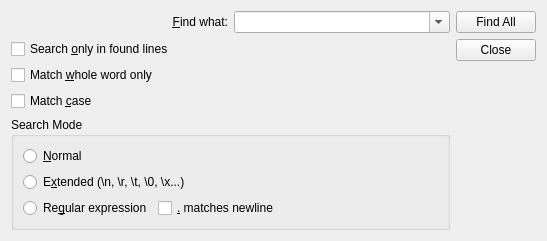
<?xml version="1.0" encoding="UTF-8"?>
<ui version="4.0">
 <class>FindinfinderDlg</class>
 <widget class="QDialog" name="FindinfinderDlg">
  <property name="geometry"><rect><x>0</x><y>0</y><width>547</width><height>201</height></rect></property>
  <property name="windowTitle"><string>Find in search results</string></property>
  <layout class="QHBoxLayout" name="layout1">
   <item>
    <layout class="QVBoxLayout" name="layout2">
     <item>
      <layout class="QHBoxLayout" name="layout3">
       <item>
        <widget class="QLabel" name="findwhatStaticFifolder">
         <property name="nppId" stdset="0"><number>1711</number></property>
         <property name="text"><string>&amp;Find what:</string></property>
         <property name="alignment"><set>Qt::AlignRight|Qt::AlignVCenter</set></property>
         <property name="buddy"><cstring>findwhatFifolder</cstring></property>
        </widget>
       </item>
       <item>
        <widget class="QComboBox" name="findwhatFifolder">
         <property name="nppId" stdset="0"><number>1712</number></property>
         <property name="editable"><bool>true</bool></property>
         <property name="insertPolicy"><enum>QComboBox::NoInsert</enum></property>
        </widget>
       </item>
      </layout>
     </item>
     <item>
      <widget class="QCheckBox" name="matchlinenumCheckFifolder">
       <property name="nppId" stdset="0"><number>1713</number></property>
       <property name="text"><string>Search &amp;only in found lines</string></property>
      </widget>
     </item>
     <item>
      <widget class="QCheckBox" name="wholewordFifolder">
       <property name="nppId" stdset="0"><number>1714</number></property>
       <property name="text"><string>Match &amp;whole word only</string></property>
      </widget>
     </item>
     <item>
      <widget class="QCheckBox" name="atchcaseFifolder">
       <property name="nppId" stdset="0"><number>1715</number></property>
       <property name="text"><string>Match &amp;case</string></property>
      </widget>
     </item>
     <item>
      <widget class="QGroupBox" name="modeStaticFifolder">
       <property name="nppId" stdset="0"><number>1716</number></property>
       <property name="title"><string>Search Mode</string></property>
       <layout class="QVBoxLayout" name="layout4">
        <item>
         <widget class="QRadioButton" name="normalFifolder">
          <property name="nppId" stdset="0"><number>1717</number></property>
          <property name="text"><string>&amp;Normal</string></property>
          <attribute name="buttonGroup"><string notr="true">radioGroup1</string></attribute>
         </widget>
        </item>
        <item>
         <widget class="QRadioButton" name="extendedFifolder">
          <property name="nppId" stdset="0"><number>1718</number></property>
          <property name="text"><string>E&amp;xtended (\n, \r, \t, \0, \x...)</string></property>
          <attribute name="buttonGroup"><string notr="true">radioGroup1</string></attribute>
         </widget>
        </item>
        <item>
         <layout class="QHBoxLayout" name="layout5">
          <item>
           <widget class="QRadioButton" name="regexpFifolder">
            <property name="nppId" stdset="0"><number>1719</number></property>
            <property name="text"><string>Re&amp;gular expression</string></property>
            <attribute name="buttonGroup"><string notr="true">radioGroup1</string></attribute>
           </widget>
          </item>
          <item>
           <widget class="QCheckBox" name="redotmatchnlFifolder">
            <property name="nppId" stdset="0"><number>1720</number></property>
            <property name="text"><string>&amp;. matches newline</string></property>
           </widget>
          </item>
          <item>
           <spacer name="spacer6">
            <property name="orientation"><enum>Qt::Horizontal</enum></property>
            <property name="sizeType"><enum>QSizePolicy::Expanding</enum></property>
            <property name="sizeHint" stdset="0"><size><width>0</width><height>0</height></size></property>
           </spacer>
          </item>
         </layout>
        </item>
       </layout>
      </widget>
     </item>
     <item>
      <spacer name="spacer7">
       <property name="orientation"><enum>Qt::Vertical</enum></property>
       <property name="sizeType"><enum>QSizePolicy::Expanding</enum></property>
       <property name="sizeHint" stdset="0"><size><width>0</width><height>0</height></size></property>
      </spacer>
     </item>
    </layout>
   </item>
   <item>
    <layout class="QVBoxLayout" name="layout8">
     <item>
      <widget class="QPushButton" name="ok">
       <property name="nppId" stdset="0"><number>1</number></property>
       <property name="text"><string>Find All</string></property>
       <property name="autoDefault"><bool>false</bool></property>
      </widget>
     </item>
     <item>
      <widget class="QPushButton" name="cancel">
       <property name="nppId" stdset="0"><number>2</number></property>
       <property name="text"><string>Close</string></property>
       <property name="autoDefault"><bool>false</bool></property>
      </widget>
     </item>
     <item>
      <spacer name="spacer9">
       <property name="orientation"><enum>Qt::Vertical</enum></property>
       <property name="sizeType"><enum>QSizePolicy::Expanding</enum></property>
       <property name="sizeHint" stdset="0"><size><width>0</width><height>0</height></size></property>
      </spacer>
     </item>
    </layout>
   </item>
  </layout>
 </widget>
 <resources/>
 <connections/>
 <buttongroups>
  <buttongroup name="radioGroup1"/>
 </buttongroups>
</ui>
